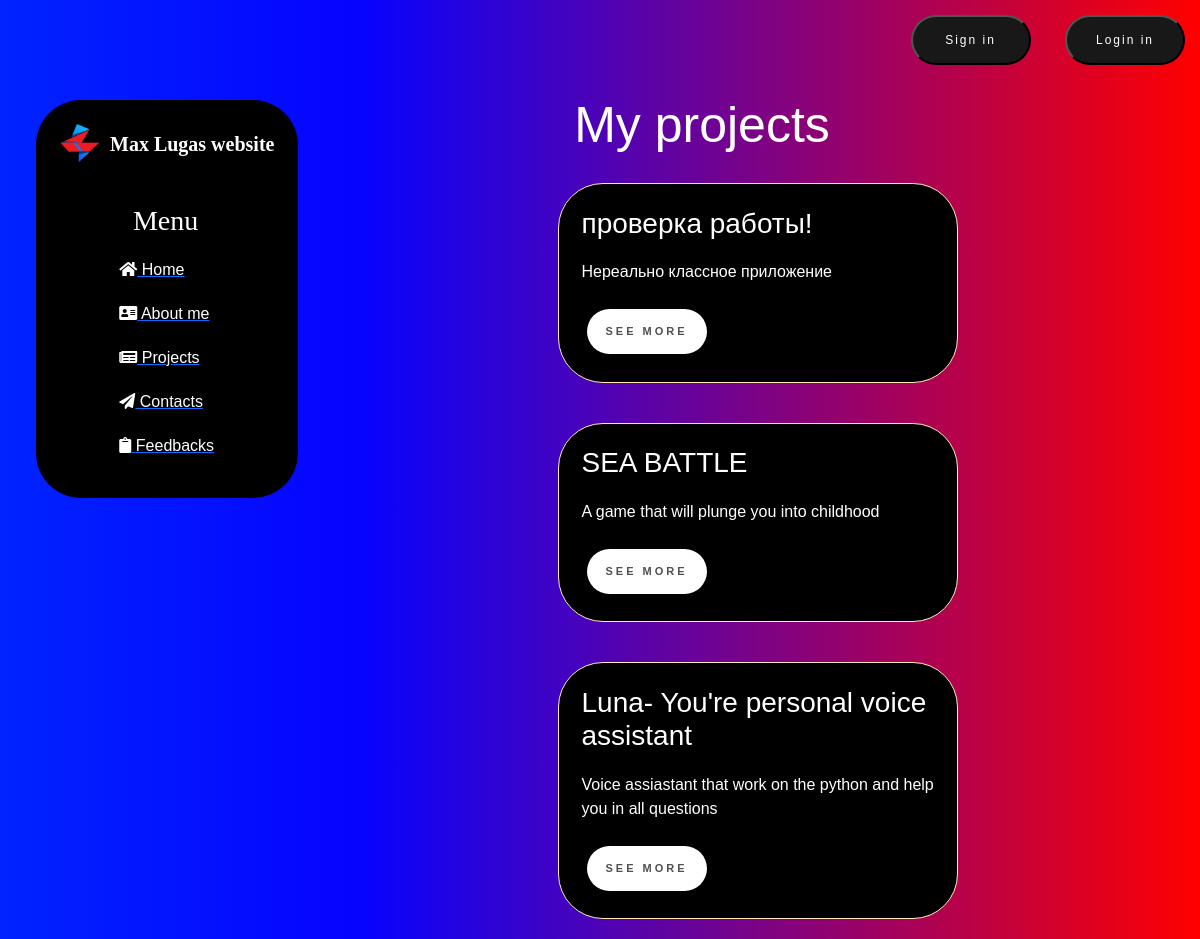
The app's page /project/, older data.
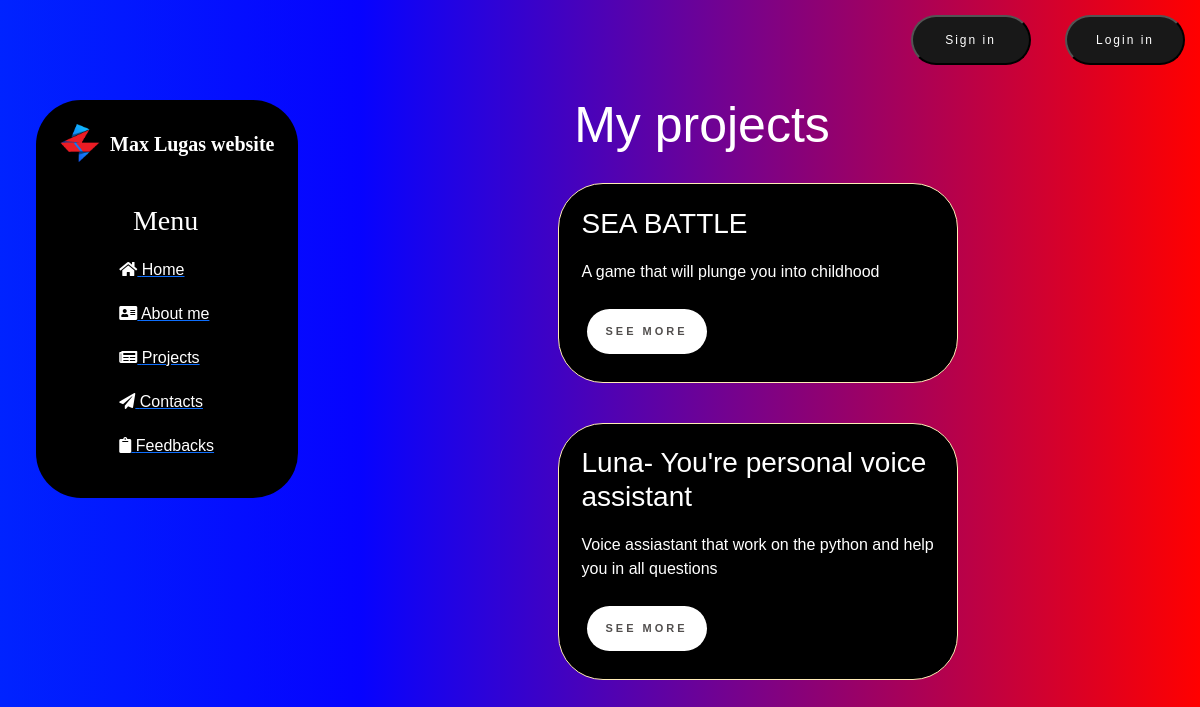
The same page, newer data.
### news/models.py (models this page shows, shortened)
class Articles(models.Model):
    title = models.CharField('Title', max_length=50)
    anons = models.CharField('Anons', max_length=250)
    content = models.TextField('Content')
    date = models.DateField('Date of publication', auto_now_add=True)
    file = models.FileField(upload_to='', max_length=250, null=True, default=None, blank=True)
    class Meta:
        verbose_name = 'News'
        verbose_name_plural = "News"

### news/views.py (the view)
# urls.py: path('', views.news_home, name='news_home'),
def news_home(request):
    news = Articles.objects.order_by('-date')
    return render(request, 'news/news_home.html', {'news': news})

### news/templates/news/news_home.html (shortened to what this page needs)
{% extends 'main/layout.html' %}
{% block content %}
    <div class="features">
        <h1>My projects</h1>
        {% if news %}
            {% for el in news %}
            <div class="alert alert-warning">
                <h3>{{ el.title }}</h3>
                <p>{{ el.anons }}</p>
                <a href="{% url 'news-detail' el.pk %}" class="shine-button"> See more</a>
            </div>
            {% endfor %}
        {% else %}
            <p>No records</p>
        {% endif %}
    </div>
{% endblock %}

Row changes from the older to the newer data that the page shows:
removed Articles: title "проверка работы!", anons "Нереально классное приложение"
